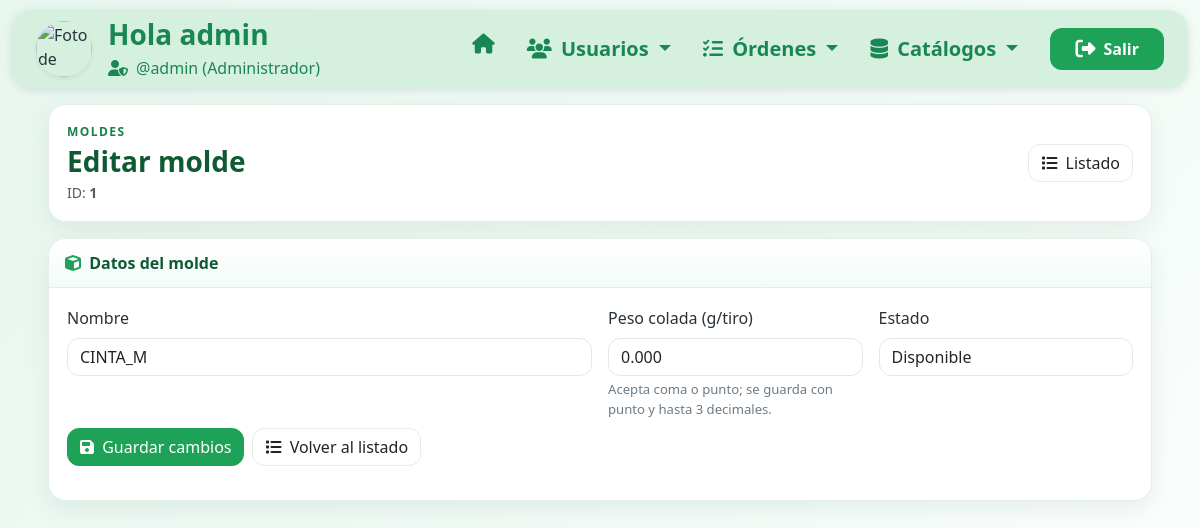
Screenshot of /PRESENTACION/Molde/editar.php?id=1 (signed in) with the database file from the repository.
### tables this page shows
CREATE TABLE `molde` (
  `id_molde` varchar(25) NOT NULL,
  `nombre` varchar(100) NOT NULL,
  `peso_colada_g` decimal(10,3) NOT NULL,
  `estado` enum('disponible','mantenimiento','fuera_servicio') NOT NULL DEFAULT 'disponible',
  `created_at` timestamp NOT NULL DEFAULT current_timestamp(),
  `updated_at` timestamp NULL DEFAULT NULL ON UPDATE current_timestamp()
);

### PERSISTENCIA/Conexion.php (called while the page is built, shortened)
<?php
class Conexion {
    private ?PDO $pdo  = null;
    private ?PDOStatement $stmt = null;
    private string $host = '';
    private string $port = '';
    private string $db   = '';
    private string $user = '';
    private string $pass = '';
    public function __construct() {
        $this->host = getenv('DB_HOST') ?: '127.0.0.1';
        $this->port = getenv('DB_PORT') ?: '3306';
        $this->db   = getenv('DB_NAME') ?: 'solmet';
        $this->user = getenv('DB_USER') ?: 'root';
        $this->pass = getenv('DB_PASS') ?: '';
    }
    public function abrir(): void {
        $dsn = "mysql:host={$this->host};port={$this->port};dbname={$this->db};charset=utf8mb4";
        $opts = [
            PDO::ATTR_ERRMODE            => PDO::ERRMODE_EXCEPTION,
            PDO::ATTR_DEFAULT_FETCH_MODE => PDO::FETCH_BOTH,
            PDO::ATTR_EMULATE_PREPARES   => false,
            PDO::MYSQL_ATTR_INIT_COMMAND => "SET NAMES utf8mb4 COLLATE utf8mb4_general_ci",
            PDO::ATTR_PERSISTENT         => false,
            PDO::MYSQL_ATTR_USE_BUFFERED_QUERY => true,
        ];
        $this->pdo = new PDO($dsn, $this->user, $this->pass, $opts);
    }
    public function ejecutar(string $sql, array $params = []): void {
        $this->stmt = $this->pdo->prepare($sql);
        $this->stmt->execute($params);
    }
    public function registro(): array|false {
        return $this->stmt ? $this->stmt->fetch() : false;
    }
    public function cerrar(): void {
        $this->stmt = null;
        $this->pdo  = null;
    }
}

### PRESENTACION/Molde/editar.php (the view, shortened to what this page needs)
<?php
require_once __DIR__ . '/../../persistencia/Conexion.php';
include_once __DIR__ . '/../Admin/menuAdmin.php';
function h($s){ return htmlspecialchars((string)$s, ENT_QUOTES, 'UTF-8'); }
$ESTADOS = ['disponible','mantenimiento','fuera_servicio'];
$URL_LISTAR = '?pid=' . base64_encode('PRESENTACION/Molde/listar.php');
$id = trim($_GET['id'] ?? '');
$cx = new Conexion();
$cx->abrir();
$registro = null;
try {
  $cx->ejecutar("SELECT id_molde, nombre, peso_colada_g, estado, updated_at FROM molde WHERE id_molde = ?", [$id]);
  $registro = $cx->registro();
} catch (Throwable $e) {
  $registro = null;
}
$valNombre = $_POST['nombre'] ?? ($registro['nombre'] ?? '');
$valPeso   = $_POST['peso_colada_g'] ?? ($registro['peso_colada_g'] ?? '');
$valEstado = $_POST['estado'] ?? ($registro['estado'] ?? 'disponible');
?>
<!doctype html>
<html lang="es">
<head>
  <link rel="stylesheet" href="/assets/bootstrap.min.css">
  <link rel="stylesheet" href="/assets/fontawesome.min.css">
</head>
<body>
<div class="container-xxl px-3 px-md-4 px-lg-5 my-3 page-wrap">
  <div class="hero mb-3">
    <div class="d-flex align-items-center justify-content-between flex-wrap gap-2">
      <div>
        <div class="eyebrow mb-1">Moldes</div>
        <h3 class="hero-title mb-0">Editar molde</h3>
        <div class="mt-1 text-muted small">ID: <span class="fw-semibold"><?= h($registro['id_molde']) ?></span></div>
      </div>
      <div class="d-flex gap-2">
        <a class="btn btn-ghost" href="<?= h($URL_LISTAR) ?>">
          <i class="fa-solid fa-list me-1"></i> Listado
        </a>
      </div>
    </div>
  </div>
  <div class="card-elev">
    <div class="card-head">
      <i class="fa-solid fa-cube me-1"></i> Datos del molde
    </div>
    <div class="card-body">
      <form method="post" class="row g-3">
        <div class="col-12 col-md-6">
          <label class="form-label">Nombre</label>
          <input
            type="text"
            name="nombre"
            maxlength="100"
            class="form-control soft-input"
            value="<?= h($valNombre) ?>"
            required
          >
        </div>
        <div class="col-12 col-md-3">
          <label class="form-label">Peso colada (g/tiro)</label>
          <input
            type="number"
            step="0.001"
            min="0"
            max="1000000"
            inputmode="decimal"
            name="peso_colada_g"
            class="form-control soft-input"
            value="<?= h($valPeso) ?>"
            required
          >
          <div class="input-hint mt-1">Acepta coma o punto; se guarda con punto y hasta 3 decimales.</div>
        </div>
        <div class="col-12 col-md-3">
          <label class="form-label">Estado</label>
          <select name="estado" class="form-select soft-input">
            <?php
              foreach ($ESTADOS as $op){
                $s = $valEstado===$op ? 'selected' : '';
                echo '<option value="'.h($op).'" '.$s.'>'.h(ucfirst(str_replace('_',' ', $op))).'</option>';
              }
            ?>
          </select>
        </div>
        <div class="col-12 d-flex gap-2 mt-2">
          <button class="btn btn-accent">
            <i class="fa-solid fa-floppy-disk me-1"></i> Guardar cambios
          </button>
          <a class="btn btn-ghost" href="<?= h($URL_LISTAR) ?>">
            <i class="fa-solid fa-list me-1"></i> Volver al listado
          </a>
        </div>
      </form>
    </div>
  </div>
</div>
</body>
</html>

### PRESENTACION/Molde/editar.php (style rules this page uses)
:root { --g50:#f3fbf7; --g100:#e7f6ee; --g200:#d6f0e0; --g300:#c4ead3; --g600:#1ea257; --g700:#188249; --g800:#0f5a32; --txt:#28323a; --muted:#6c7b86; --border:#e3eee7; --shadow:0 8px 24px rgba(16,80,54,.08); }
html,body { min-height:100vh; }
body { background: radial-gradient(1200px 200px at -20% -50%, #ffffff 0%, transparent 60%), linear-gradient(135deg, var(--g100) 0%, var(--g50) 60%, #fff 100%); background-attachment:fixed; color:var(--txt); font-family:system-ui,-apple-system,"Segoe UI",Roboto,Arial,"Noto Sans","Liberation Sans",sans-serif; }
.page-wrap { color:var(--txt); }
.hero { border-radius:18px; border:1px solid var(--border); box-shadow:var(--shadow); padding:18px; background:#fff; }
.eyebrow { letter-spacing:.12em; font-size:.75rem; color:var(--g700); font-weight:700; text-transform:uppercase; }
.hero-title { font-weight:800; color:var(--g800); }
.card-elev { background:#fff; border:1px solid var(--border); border-radius:18px; box-shadow:var(--shadow); overflow:hidden; }
.card-elev .card-body { padding:18px; }
.card-head { padding:12px 16px; font-weight:800; color:var(--g800); background:linear-gradient(0deg, var(--g50), #fff); border-bottom:1px solid var(--border); }
.card-head i { color:var(--g600); }
.soft-input { border-radius:12px; border:1px solid #dfeae4; background:#fff; transition:.2s ease; }
.input-hint { font-size:.82rem; color:var(--muted); }
.btn-accent { background:var(--g600); border-color:var(--g600); color:#fff; border-radius:12px; }
.btn-ghost { background:#fff; border:1px solid var(--border); border-radius:12px; }

### rows the page displays
molde: id_molde "1", nombre "CINTA_M", peso_colada_g "0.000"

### other values shown
$displayName "admin"
$username "admin"
form field estado "Disponible"
